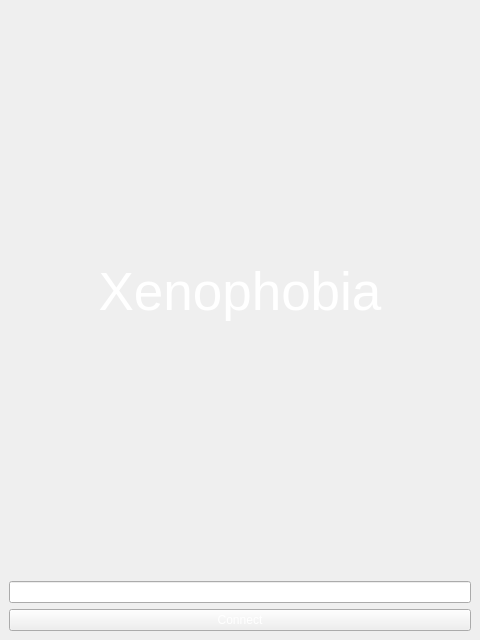
<?xml version="1.0" encoding="UTF-8"?>
<ui version="4.0">
 <class>MainWindow</class>
 <widget class="QMainWindow" name="MainWindow">
  <property name="geometry">
   <rect>
    <x>0</x>
    <y>0</y>
    <width>480</width>
    <height>640</height>
   </rect>
  </property>
  <property name="windowTitle">
   <string>MainWindow</string>
  </property>
  <widget class="QWidget" name="centralwidget">
   <layout class="QGridLayout" name="gridLayout">
    <property name="leftMargin">
     <number>0</number>
    </property>
    <property name="topMargin">
     <number>0</number>
    </property>
    <property name="rightMargin">
     <number>0</number>
    </property>
    <property name="bottomMargin">
     <number>0</number>
    </property>
    <item row="1" column="0">
     <widget class="QStackedWidget" name="swGame">
      <property name="currentIndex">
       <number>0</number>
      </property>
      <widget class="QWidget" name="pConnect">
       <property name="styleSheet">
        <string notr="true">background-image: url(:/main/lobby_background.png) 0 0 0 0 stretch stretch;</string>
       </property>
       <layout class="QVBoxLayout" name="verticalLayout">
        <item>
         <widget class="QLabel" name="label">
          <property name="font">
           <font>
            <pointsize>40</pointsize>
           </font>
          </property>
          <property name="styleSheet">
           <string notr="true">color: rgb(255, 255, 255);</string>
          </property>
          <property name="text">
           <string>Xenophobia</string>
          </property>
          <property name="alignment">
           <set>Qt::AlignCenter</set>
          </property>
         </widget>
        </item>
        <item>
         <widget class="QLineEdit" name="lineEdit"/>
        </item>
        <item>
         <widget class="QPushButton" name="bConnect">
          <property name="styleSheet">
           <string notr="true">color: rgb(255, 255, 255);</string>
          </property>
          <property name="text">
           <string>Connect</string>
          </property>
         </widget>
        </item>
       </layout>
      </widget>
      <widget class="QWidget" name="pLobby">
       <property name="styleSheet">
        <string notr="true">#pLobby {
background-image: url(:/main/lobby_background.png);
}</string>
       </property>
       <layout class="QVBoxLayout" name="verticalLayout_2">
        <item>
         <widget class="QListView" name="listView">
          <property name="styleSheet">
           <string notr="true">background-color: rgba(0, 0, 0, 200);</string>
          </property>
          <property name="editTriggers">
           <set>QAbstractItemView::NoEditTriggers</set>
          </property>
         </widget>
        </item>
        <item>
         <widget class="QStackedWidget" name="swRegister">
          <property name="maximumSize">
           <size>
            <width>16777215</width>
            <height>80</height>
           </size>
          </property>
          <property name="styleSheet">
           <string notr="true">background-color: rgba(0, 0, 0, 0);</string>
          </property>
          <widget class="QWidget" name="pRegName">
           <layout class="QVBoxLayout" name="verticalLayout_6">
            <item>
             <widget class="QLineEdit" name="eName"/>
            </item>
            <item>
             <widget class="QPushButton" name="bRegisterName">
              <property name="palette">
               <palette>
                <active>
                 <colorrole role="Button">
                  <brush brushstyle="SolidPattern">
                   <color alpha="0">
                    <red>0</red>
                    <green>0</green>
                    <blue>0</blue>
                   </color>
                  </brush>
                 </colorrole>
                 <colorrole role="Base">
                  <brush brushstyle="SolidPattern">
                   <color alpha="0">
                    <red>0</red>
                    <green>0</green>
                    <blue>0</blue>
                   </color>
                  </brush>
                 </colorrole>
                 <colorrole role="Window">
                  <brush brushstyle="SolidPattern">
                   <color alpha="0">
                    <red>0</red>
                    <green>0</green>
                    <blue>0</blue>
                   </color>
                  </brush>
                 </colorrole>
                </active>
                <inactive>
                 <colorrole role="Button">
                  <brush brushstyle="SolidPattern">
                   <color alpha="0">
                    <red>0</red>
                    <green>0</green>
                    <blue>0</blue>
                   </color>
                  </brush>
                 </colorrole>
                 <colorrole role="Base">
                  <brush brushstyle="SolidPattern">
                   <color alpha="0">
                    <red>0</red>
                    <green>0</green>
                    <blue>0</blue>
                   </color>
                  </brush>
                 </colorrole>
                 <colorrole role="Window">
                  <brush brushstyle="SolidPattern">
                   <color alpha="0">
                    <red>0</red>
                    <green>0</green>
                    <blue>0</blue>
                   </color>
                  </brush>
                 </colorrole>
                </inactive>
                <disabled>
                 <colorrole role="Button">
                  <brush brushstyle="SolidPattern">
                   <color alpha="0">
                    <red>0</red>
                    <green>0</green>
                    <blue>0</blue>
                   </color>
                  </brush>
                 </colorrole>
                 <colorrole role="Base">
                  <brush brushstyle="SolidPattern">
                   <color alpha="0">
                    <red>0</red>
                    <green>0</green>
                    <blue>0</blue>
                   </color>
                  </brush>
                 </colorrole>
                 <colorrole role="Window">
                  <brush brushstyle="SolidPattern">
                   <color alpha="0">
                    <red>0</red>
                    <green>0</green>
                    <blue>0</blue>
                   </color>
                  </brush>
                 </colorrole>
                </disabled>
               </palette>
              </property>
              <property name="text">
               <string>Register Name</string>
              </property>
             </widget>
            </item>
           </layout>
          </widget>
          <widget class="QWidget" name="pRegRole">
           <layout class="QVBoxLayout" name="verticalLayout_3">
            <item>
             <widget class="QComboBox" name="comboBox">
              <property name="currentText">
               <string>Captain</string>
              </property>
              <item>
               <property name="text">
                <string>Captain</string>
               </property>
              </item>
              <item>
               <property name="text">
                <string>Gunmen</string>
               </property>
              </item>
             </widget>
            </item>
           </layout>
          </widget>
         </widget>
        </item>
       </layout>
      </widget>
      <widget class="QWidget" name="pGame">
       <property name="styleSheet">
        <string notr="true">#pGame { 
background-image: url(:/main/background.png);
}</string>
       </property>
       <layout class="QVBoxLayout" name="verticalLayout_4">
        <property name="spacing">
         <number>0</number>
        </property>
        <property name="leftMargin">
         <number>10</number>
        </property>
        <property name="topMargin">
         <number>4</number>
        </property>
        <property name="rightMargin">
         <number>10</number>
        </property>
        <property name="bottomMargin">
         <number>0</number>
        </property>
        <item>
         <widget class="QFrame" name="fTabs">
          <property name="minimumSize">
           <size>
            <width>0</width>
            <height>50</height>
           </size>
          </property>
          <property name="frameShape">
           <enum>QFrame::StyledPanel</enum>
          </property>
          <property name="frameShadow">
           <enum>QFrame::Raised</enum>
          </property>
          <layout class="QHBoxLayout" name="horizontalLayout">
           <property name="leftMargin">
            <number>0</number>
           </property>
           <property name="topMargin">
            <number>0</number>
           </property>
           <property name="rightMargin">
            <number>0</number>
           </property>
           <property name="bottomMargin">
            <number>0</number>
           </property>
           <item>
            <widget class="QLabel" name="lCurrentTab">
             <property name="sizePolicy">
              <sizepolicy hsizetype="Minimum" vsizetype="Preferred">
               <horstretch>0</horstretch>
               <verstretch>0</verstretch>
              </sizepolicy>
             </property>
             <property name="minimumSize">
              <size>
               <width>115</width>
               <height>40</height>
              </size>
             </property>
             <property name="font">
              <font>
               <family>MS Sans Serif</family>
               <pointsize>25</pointsize>
              </font>
             </property>
             <property name="styleSheet">
              <string notr="true">color: rgb(255, 255, 255);
font-famile: Terminus;</string>
             </property>
             <property name="text">
              <string>DAY: 99</string>
             </property>
             <property name="alignment">
              <set>Qt::AlignCenter</set>
             </property>
            </widget>
           </item>
           <item>
            <layout class="QVBoxLayout" name="verticalLayout_9">
             <item>
              <widget class="QLabel" name="lAddCurrentTab">
               <property name="font">
                <font>
                 <family>MS Sans Serif</family>
                 <pointsize>10</pointsize>
                </font>
               </property>
               <property name="styleSheet">
                <string notr="true">color: rgb(255, 255, 255);</string>
               </property>
               <property name="text">
                <string>ДЕЙСТВИЕ:</string>
               </property>
              </widget>
             </item>
             <item>
              <widget class="QLabel" name="lAddCurrentTab_2">
               <property name="minimumSize">
                <size>
                 <width>170</width>
                 <height>0</height>
                </size>
               </property>
               <property name="font">
                <font>
                 <family>MS Sans Serif</family>
                 <pointsize>10</pointsize>
                </font>
               </property>
               <property name="styleSheet">
                <string notr="true">color: rgb(255, 255, 255);</string>
               </property>
               <property name="text">
                <string>Голосование на операцию</string>
               </property>
              </widget>
             </item>
            </layout>
           </item>
           <item>
            <widget class="QLabel" name="lAddCurrentTab_3">
             <property name="minimumSize">
              <size>
               <width>70</width>
               <height>0</height>
              </size>
             </property>
             <property name="maximumSize">
              <size>
               <width>70</width>
               <height>16777215</height>
              </size>
             </property>
             <property name="font">
              <font>
               <family>MS Sans Serif</family>
               <pointsize>10</pointsize>
               <weight>75</weight>
               <bold>true</bold>
              </font>
             </property>
             <property name="styleSheet">
              <string notr="true">color: rgb(255, 255, 255);</string>
             </property>
             <property name="text">
              <string>Профиль</string>
             </property>
             <property name="alignment">
              <set>Qt::AlignCenter</set>
             </property>
            </widget>
           </item>
           <item>
            <widget class="QLabel" name="lAddCurrentTab_4">
             <property name="sizePolicy">
              <sizepolicy hsizetype="Fixed" vsizetype="Preferred">
               <horstretch>0</horstretch>
               <verstretch>0</verstretch>
              </sizepolicy>
             </property>
             <property name="minimumSize">
              <size>
               <width>75</width>
               <height>0</height>
              </size>
             </property>
             <property name="maximumSize">
              <size>
               <width>75</width>
               <height>16777215</height>
              </size>
             </property>
             <property name="font">
              <font>
               <family>MS Sans Serif</family>
               <pointsize>10</pointsize>
               <weight>75</weight>
               <bold>true</bold>
              </font>
             </property>
             <property name="styleSheet">
              <string notr="true">color: rgb(255, 255, 255);</string>
             </property>
             <property name="text">
              <string>Лог</string>
             </property>
             <property name="alignment">
              <set>Qt::AlignCenter</set>
             </property>
             <property name="margin">
              <number>0</number>
             </property>
            </widget>
           </item>
          </layout>
         </widget>
        </item>
        <item>
         <layout class="QGridLayout" name="presentLayout">
          <property name="rightMargin">
           <number>17</number>
          </property>
          <item row="0" column="0">
           <widget class="QStackedWidget" name="swPresent">
            <property name="styleSheet">
             <string notr="true">color: rgba(255, 255, 255, 0);</string>
            </property>
            <widget class="QWidget" name="prPlayers">
             <property name="styleSheet">
              <string notr="true">background-color: rgba(0, 0, 0, 50);</string>
             </property>
             <layout class="QVBoxLayout" name="verticalLayout_7">
              <property name="spacing">
               <number>6</number>
              </property>
              <property name="leftMargin">
               <number>0</number>
              </property>
              <property name="topMargin">
               <number>5</number>
              </property>
              <property name="rightMargin">
               <number>0</number>
              </property>
              <property name="bottomMargin">
               <number>0</number>
              </property>
              <item>
               <widget class="QScrollArea" name="scrollArea">
                <property name="styleSheet">
                 <string notr="true">background-color: rgba(255, 255, 255, 0);</string>
                </property>
                <property name="widgetResizable">
                 <bool>true</bool>
                </property>
                <property name="alignment">
                 <set>Qt::AlignCenter</set>
                </property>
                <widget class="QWidget" name="PlayersWidgets">
                 <property name="geometry">
                  <rect>
                   <x>0</x>
                   <y>0</y>
                   <width>440</width>
                   <height>497</height>
                  </rect>
                 </property>
                 <property name="styleSheet">
                  <string notr="true">background-color: rgba(255, 255, 255, 0);</string>
                 </property>
                </widget>
               </widget>
              </item>
             </layout>
            </widget>
            <widget class="QWidget" name="prProfile">
             <property name="styleSheet">
              <string notr="true">background-color: rgba(255, 255, 255, 0);</string>
             </property>
             <layout class="QVBoxLayout" name="verticalLayout_8">
              <property name="spacing">
               <number>5</number>
              </property>
              <property name="leftMargin">
               <number>0</number>
              </property>
              <property name="topMargin">
               <number>0</number>
              </property>
              <property name="rightMargin">
               <number>0</number>
              </property>
              <property name="bottomMargin">
               <number>0</number>
              </property>
              <item>
               <widget class="QFrame" name="fStatus">
                <property name="minimumSize">
                 <size>
                  <width>0</width>
                  <height>80</height>
                 </size>
                </property>
                <property name="maximumSize">
                 <size>
                  <width>16777215</width>
                  <height>80</height>
                 </size>
                </property>
                <property name="frameShape">
                 <enum>QFrame::StyledPanel</enum>
                </property>
                <property name="frameShadow">
                 <enum>QFrame::Raised</enum>
                </property>
               </widget>
              </item>
              <item>
               <widget class="QTextEdit" name="teChat">
                <property name="styleSheet">
                 <string notr="true">background-color: rgba(0, 0, 0, 125);</string>
                </property>
                <property name="readOnly">
                 <bool>true</bool>
                </property>
               </widget>
              </item>
              <item>
               <layout class="QHBoxLayout" name="horizontalLayout_2">
                <item>
                 <widget class="QLineEdit" name="eMsg"/>
                </item>
                <item>
                 <widget class="QPushButton" name="bSendChatMsg">
                  <property name="styleSheet">
                   <string notr="true">color: rgb(0, 0, 0);</string>
                  </property>
                  <property name="text">
                   <string>Send</string>
                  </property>
                 </widget>
                </item>
               </layout>
              </item>
             </layout>
            </widget>
            <widget class="QWidget" name="prLog">
             <property name="styleSheet">
              <string notr="true">background-color: rgba(255, 255, 255, 0);</string>
             </property>
             <layout class="QGridLayout" name="gridLayout_4">
              <property name="leftMargin">
               <number>0</number>
              </property>
              <property name="topMargin">
               <number>0</number>
              </property>
              <property name="rightMargin">
               <number>0</number>
              </property>
              <property name="bottomMargin">
               <number>0</number>
              </property>
              <property name="spacing">
               <number>5</number>
              </property>
              <item row="0" column="0">
               <widget class="QListWidget" name="lLog">
                <property name="styleSheet">
                 <string notr="true">background-color: rgba(255, 255, 255, 0);</string>
                </property>
               </widget>
              </item>
             </layout>
            </widget>
           </widget>
          </item>
         </layout>
        </item>
        <item>
         <widget class="QFrame" name="fBottom">
          <property name="minimumSize">
           <size>
            <width>0</width>
            <height>50</height>
           </size>
          </property>
          <property name="maximumSize">
           <size>
            <width>16777215</width>
            <height>80</height>
           </size>
          </property>
          <property name="frameShape">
           <enum>QFrame::StyledPanel</enum>
          </property>
          <property name="frameShadow">
           <enum>QFrame::Raised</enum>
          </property>
          <layout class="QGridLayout" name="gridLayout_5">
           <property name="topMargin">
            <number>14</number>
           </property>
           <item row="0" column="0">
            <widget class="QFrame" name="fInventory">
             <property name="minimumSize">
              <size>
               <width>75</width>
               <height>60</height>
              </size>
             </property>
             <property name="maximumSize">
              <size>
               <width>60</width>
               <height>60</height>
              </size>
             </property>
             <property name="frameShape">
              <enum>QFrame::StyledPanel</enum>
             </property>
             <property name="frameShadow">
              <enum>QFrame::Raised</enum>
             </property>
            </widget>
           </item>
           <item row="0" column="1">
            <widget class="QFrame" name="fItemsAndActions">
             <property name="frameShape">
              <enum>QFrame::StyledPanel</enum>
             </property>
             <property name="frameShadow">
              <enum>QFrame::Raised</enum>
             </property>
            </widget>
           </item>
           <item row="0" column="2">
            <widget class="QFrame" name="fMenu">
             <property name="minimumSize">
              <size>
               <width>75</width>
               <height>60</height>
              </size>
             </property>
             <property name="maximumSize">
              <size>
               <width>60</width>
               <height>60</height>
              </size>
             </property>
             <property name="frameShape">
              <enum>QFrame::StyledPanel</enum>
             </property>
             <property name="frameShadow">
              <enum>QFrame::Raised</enum>
             </property>
            </widget>
           </item>
          </layout>
         </widget>
        </item>
       </layout>
      </widget>
     </widget>
    </item>
   </layout>
  </widget>
 </widget>
 <resources/>
 <connections/>
</ui>
